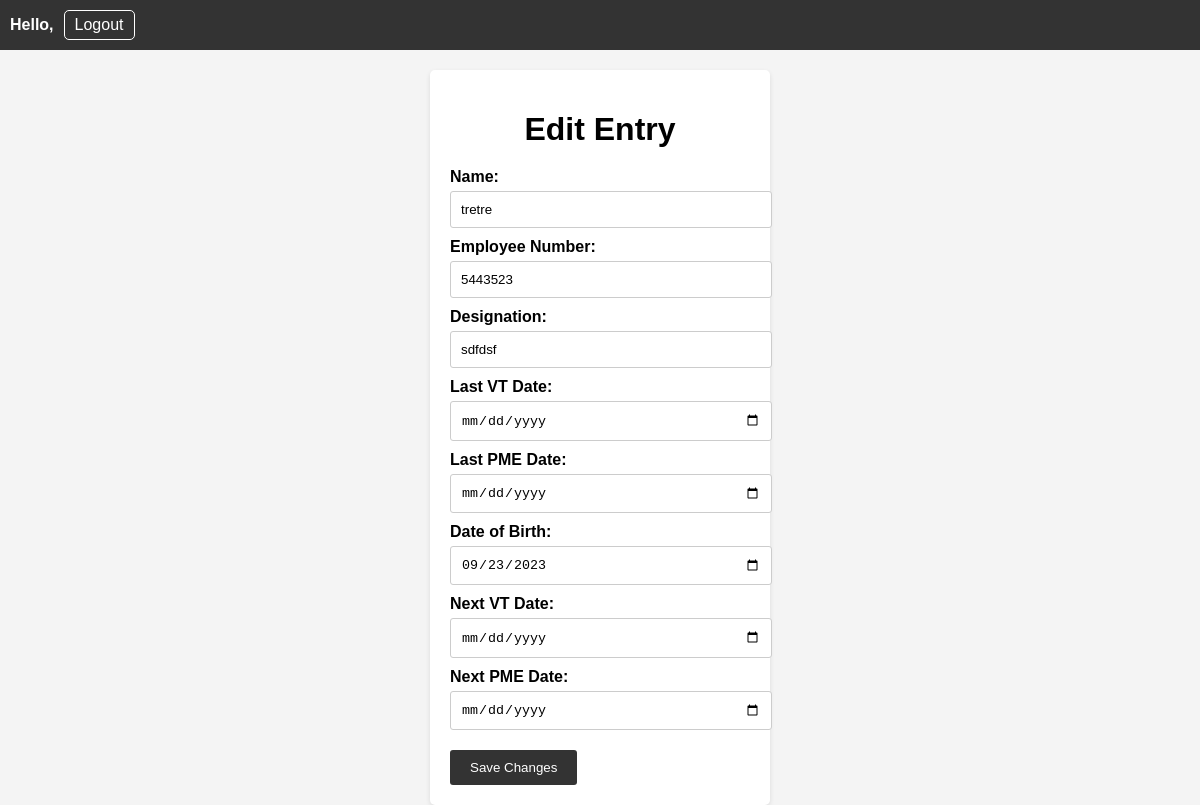
/edit_entry/11/, run on the app's committed database.
### EmployeeApp/models.py (models this page shows)
class Entry(models.Model):
    user = models.ForeignKey(User, on_delete=models.CASCADE)
    name = models.CharField(max_length=100)
    employee_number = models.CharField(max_length=10)
    designation = models.CharField(max_length=50)
    last_vt_date = models.DateField(verbose_name='Last VT Date', null=True, blank=True)  # Make it optional
    last_pme_date = models.DateField(null=True, blank=True)  # Make it optional
    date_of_birth = models.DateField()
    next_vt_date = models.DateField(null=True, blank=True)
    next_pme_date = models.DateField(null=True, blank=True)
    timestamp = models.DateTimeField(default=timezone.now)  # Set default value here

### EmployeeApp/views.py (the view)
# urls.py: path('edit_entry/<int:entry_id>/', views.edit_entry, name='edit_entry'),
def edit_entry(request, entry_id):
    entry = Entry.objects.get(pk=entry_id)
    if request.method == 'POST':
        form = EntryForm(request.POST, instance=entry)
        if form.is_valid():
            form.save()
            return redirect('dashboard')
    else:
        form = EntryForm(instance=entry)
    return render(request, 'EmployeeApp/edit_entry.html', {'form': form, 'entry': entry})

### EmployeeApp/forms.py
class EntryForm(forms.ModelForm):
    class Meta:
        model = Entry
        fields = ['name', 'employee_number', 'designation', 'last_pme_date', 'last_vt_date', 'date_of_birth']

### EmployeeApp/templates/EmployeeApp/edit_entry.html (shortened to what this page needs)
<!DOCTYPE html>
<html>
<head>
    <link rel="stylesheet" href="/static/css/styles.css">
</head>
<body>
    <div class="header">
        <div class="user-info">
            <p>Hello, {{ user.username }}</p>
            <a href="{% url 'logout' %}">Logout</a>
        </div>
    </div>
    <div class="form-container">
        <h1>Edit Entry</h1>
        <form method="post">
            <label for="name">Name:</label>
            <input type="text" name="name" id="name" value="{{ entry.name }}" required>
            <label for="employee_number">Employee Number:</label>
            <input type="text" name="employee_number" id="employee_number" value="{{ entry.employee_number }}" required>
            <label for="designation">Designation:</label>
            <input type="text" name="designation" id="designation" value="{{ entry.designation }}" required>
            <label for="last_vt_date">Last VT Date:</label>
            <input type="date" name="last_vt_date" id="last_vt_date" value="{{ entry.last_vt_date|date:'Y-m-d' }}" required>
            <label for="last_pme_date">Last PME Date:</label>
            <input type="date" name="last_pme_date" id="last_pme_date" value="{{ entry.last_pme_date|date:'Y-m-d' }}" required>
            <label for="date_of_birth">Date of Birth:</label>
            <input type="date" name="date_of_birth" id="date_of_birth" value="{{ entry.date_of_birth|date:'Y-m-d' }}" required>
            <label for="next_vt_date">Next VT Date:</label>
            <input type="date" name="next_vt_date" id="next_vt_date" value="{{ entry.next_vt_date|date:'Y-m-d' }}">
            <label for="next_pme_date">Next PME Date:</label>
            <input type="date" name="next_pme_date" id="next_pme_date" value="{{ entry.next_pme_date|date:'Y-m-d' }}">
            <button type="submit">Save Changes</button>
        </form>
    </div>
</body>
</html>

### EmployeeApp/static/css/styles.css (style rules this page uses)
body { font-family: Arial, sans-serif; margin: 0; padding: 0; }
a { text-decoration: none; color: #007bff; }
.header { display: flex; justify-content: space-between; align-items: center; background-color: #007bff; padding: 10px 20px; color: #fff; }
.user-info { display: flex; align-items: center; }
.user-info p { margin: 0; font-weight: bold; margin-right: 10px; }
.user-info a { color: #fff; text-decoration: none; border: 1px solid #fff; padding: 5px 10px; border-radius: 5px; transition: background-color 0.3s, border-color 0.3s; }
body { font-family: Arial, sans-serif; margin: 0; padding: 0; background-color: #f4f4f4; }
button[type="submit"] { background-color: #007bff; color: #fff; border: none; padding: 10px 20px; border-radius: 5px; cursor: pointer; transition: background-color 0.3s, color 0.3s; text-decoration: none; }

### EmployeeApp/templates/EmployeeApp/edit_entry.html (style rules this page uses)
body { font-family: Arial, sans-serif; background-color: #f4f4f4; }
.header { background-color: #333; color: #fff; padding: 10px; text-align: right; }
.user-info { margin-right: 20px; }
.form-container { background-color: #fff; border-radius: 5px; box-shadow: 0 2px 5px rgba(0, 0, 0, 0.1); padding: 20px; width: 300px; margin: 0 auto; margin-top: 20px; }
h1 { text-align: center; margin-bottom: 20px; }
label { display: block; font-weight: bold; margin-bottom: 5px; }
input[type="text"], input[type="date"] { width: 100%; padding: 10px; margin-bottom: 10px; border: 1px solid #ccc; border-radius: 3px; }
button[type="submit"] { background-color: #333; color: #fff; border: none; padding: 10px 20px; border-radius: 3px; cursor: pointer; margin-top: 10px; }

### data on the page
Entry: name "tretre", employee_number "5443523", designation "sdfdsf", date_of_birth "09/23/2023"
